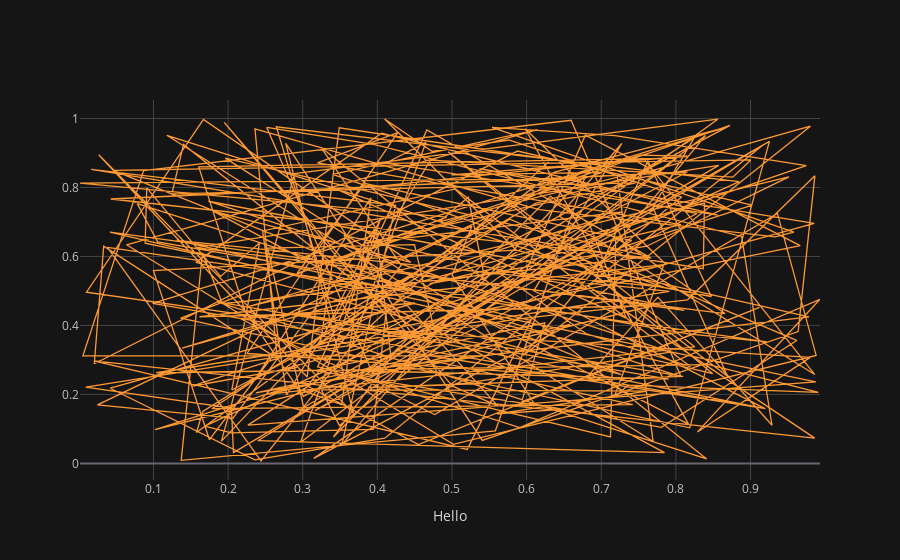

The notebook cell this image was saved under:
### Code cell
df.iplot(x = 'a' ,y = 'b', xTitle='Hello')

### Figure 1 — Plotly figure (JSON) as saved in the notebook; plotly's stock layout.template omitted (floating-point values rounded to 4 significant figures; data arrays with more than 128 entries replaced by an {"elided": "..."} marker saying what was removed)
{"data": [{"line": {"color": "rgba(255, 153, 51, 1.0)", "dash": "solid", "shape": "linear", "width": 1.3}, "mode": "lines", "name": "b", "text": "", "type": "scatter", "x": {"elided": "300 float values"}, "y": {"elided": "300 float values"}}], "layout": {"legend": {"bgcolor": "#151516", "font": {"color": "#D9D9D9"}}, "paper_bgcolor": "#151516", "plot_bgcolor": "#151516", "title": {"font": {"color": "#D9D9D9"}}, "xaxis": {"gridcolor": "#434343", "showgrid": true, "tickfont": {"color": "#C2C2C2"}, "title": {"font": {"color": "#D9D9D9"}, "text": "Hello"}, "zerolinecolor": "#666570"}, "yaxis": {"gridcolor": "#434343", "showgrid": true, "tickfont": {"color": "#C2C2C2"}, "title": {"font": {"color": "#D9D9D9"}, "text": ""}, "zerolinecolor": "#666570"}}}
